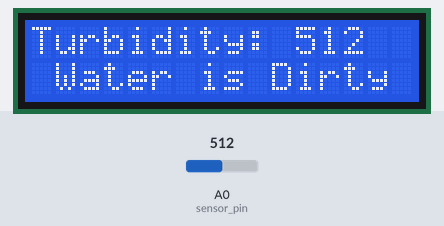
A sketch run on a simulated Arduino Uno, built with avr-gcc and run on an emulated ATmega328P. Parts: 16×2 character LCD. The inputs (shaded band) are chosen by the test bench; at power-on: A0 (sensor_pin) = 512. What the sketch prints to the serial monitor is not drawn.

Above: at 3.3 s.
3.4 s: A0 (sensor_pin) set to 562
At 4.4 s:
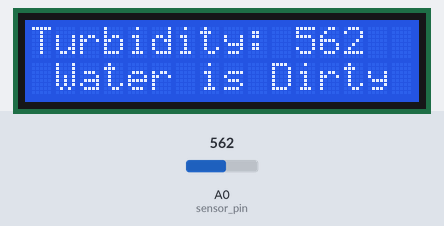
5.0 s: A0 (sensor_pin) set to 586
At 6.2 s:
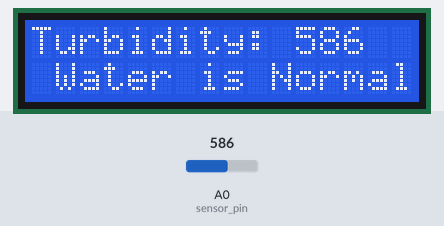
6.5 s: A0 (sensor_pin) set to 693
At 7.3 s:
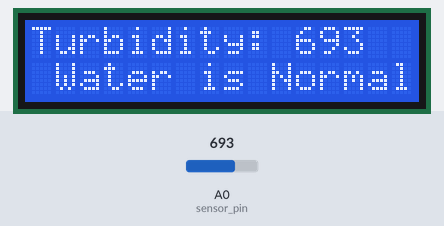
8.2 s: A0 (sensor_pin) set to 717
At 9.5 s:
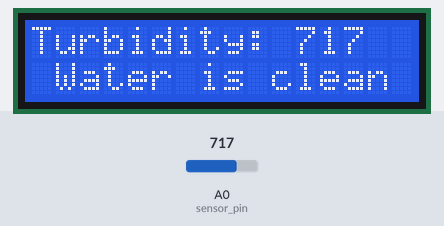
Timing chart, 0 to 11.2 s (numbered marks = the images above; inputs shaded):
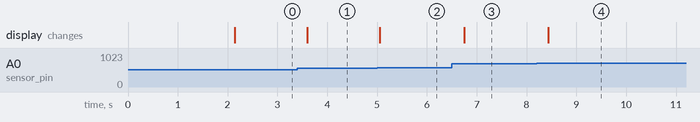

The sketch:

code.ino
```cpp
#include <Wire.h>
#include <LiquidCrystal_I2C.h>
LiquidCrystal_I2C lcd(0x27,16,2);

#define sensor_pin A0
int read_ADC;
int ntu;

void setup(){// put your setup code here, to run once
  Serial.begin(9600);
pinMode(sensor_pin, INPUT);
 lcd.init();
  lcd.backlight();
lcd.clear();
lcd.setCursor (0,0);
lcd.print("   Welcome To   ");
lcd.setCursor (0,1);
lcd.print("Turbidity Sensor");
delay(2000);
lcd.clear();
}

void loop(){

read_ADC = analogRead(sensor_pin);

Serial.println(read_ADC);
//if(read_ADC>208)read_ADC=208;
//
//ntu = map(read_ADC, 0, 208, 300, 0);

if(read_ADC>710)
{
lcd.clear();
lcd.setCursor(0,0);
lcd.print("Turbidity: ");
lcd.print(read_ADC);
lcd.print("  ");
lcd.setCursor(1,1);
lcd.print("Water is clean drinkable  ");
}
else if(read_ADC<570)
{
lcd.clear();
lcd.setCursor(0,0);
lcd.print("Turbidity: ");
lcd.print(read_ADC);
lcd.print("  ");
lcd.setCursor(1,1);
lcd.print("Water is Dirty not use   ");
}

else
{
lcd.clear();
lcd.setCursor(0,0);
lcd.print("Turbidity: ");
lcd.print(read_ADC);
lcd.print("  ");
lcd.setCursor(1,1);
lcd.print("Water is Normal usable  ");
}

//lcd.setCursor(0,1);//set cursor (colum by row) indexing from 0
//if(ntu<10)            lcd.print("Water Very Clean");
//if(ntu>=10 && ntu<30) lcd.print("Water Norm Clean");
//if(ntu>=30)           lcd.print("Water Very Dirty");

delay(200);
}
```

Measured:
- the behaviour switches between 569 and 570 on A0 (sensor_pin) (found by bisection; images 1 and 2)
- the behaviour switches between 710 and 711 on A0 (sensor_pin) (found by bisection; images 3 and 4)
- after the input at 3.4 s, the display: changes after 0.20 s (image 1)
- after the input at 5.0 s, the display: changes after 0.05 s (image 2)
- after the input at 6.5 s, the display: changes after 0.25 s (image 3)
- after the input at 8.2 s, the display: changes after 0.24 s (image 4)
